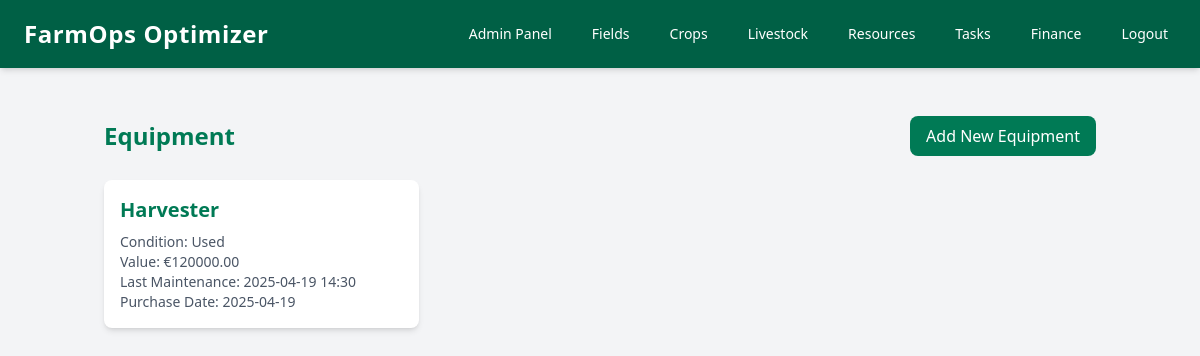
The page /resources/equipment-list/ (signed in) on the database as committed earlier.
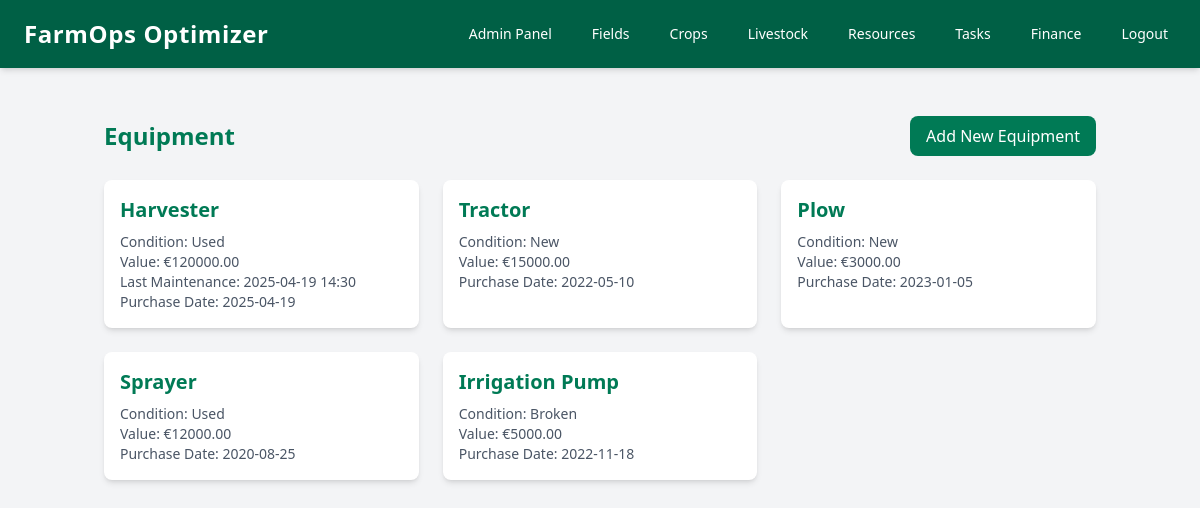
The same page on the database as committed later.
### resources/models.py (models this page shows, shortened)
class Equipment(models.Model):
    condition_choices = [
        ('NEW', 'New'),
        ('USED', 'Used'),
        ('BROKEN', 'Broken'),
    ]
    user = models.ForeignKey(User, on_delete=models.CASCADE, null=True)
    name = models.CharField(max_length=100, null=True, blank=True)
    value = models.DecimalField(max_digits=10, decimal_places=2, null=True, blank=True)
    last_maintenance_date = models.DateTimeField(null=True, blank=True)
    purchase_date = models.DateField(null=True, blank=True)
    condition = models.CharField(
        max_length=6,
        choices=condition_choices,
        default='NEW',
    )

### resources/views.py (the view)
# urls.py: path('equipment-list/', views.equipment_list, name='equipment_list'),
def equipment_list(request):
    equipment = Equipment.objects.filter(user=request.user)
    return render(request, 'resources/equipment_list.html', {'equipment': equipment})

### resources/templates/resources/equipment_list.html
{% extends 'base.html' %}
{% block content %}
  <div class="container mx-auto p-4">
    <div class="flex justify-between items-center mb-6">
      <h1 class="text-2xl font-semibold text-emerald-700">Equipment</h1>
      <a href="{% url 'resources:add_equipment' %}" class="inline-block bg-emerald-700 text-white py-2 px-4 rounded-lg hover:bg-emerald-800 transition-colors duration-300">
        Add New Equipment
      </a>
    </div>
    {% if equipment %}
      <div class="grid grid-cols-1 sm:grid-cols-2 md:grid-cols-3 gap-6">
        {% for item in equipment %}
          <a href="{% url 'resources:equipment_detail' item.id %}" class="block bg-white shadow-md rounded-lg p-4 hover:shadow-lg transition-shadow duration-300">
            <h2 class="text-xl font-bold text-emerald-700 mb-2">{{ item.name }}</h2>
            <p class="text-sm text-gray-600">Condition: <span class="font-medium">{{ item.get_condition_display }}</span></p>
            <p class="text-sm text-gray-600">Value: <span class="font-medium">€{{ item.value }}</span></p>
            {% if item.last_maintenance_date %}
            <p class="text-sm text-gray-600">Last Maintenance:
              <span class="font-medium">
                  {{ item.last_maintenance_date|date:"Y-m-d H:i" }}
              </span>
            </p>
            {% endif %}
            <p class="text-sm text-gray-600">Purchase Date:
              <span class="font-medium">
                {{ item.purchase_date|date:"Y-m-d" }}
              </span>
            </p>
          </a>
        {% endfor %}
      </div>
    {% else %}
      <p class="text-center text-gray-500">No equipment found.</p>
    {% endif %}
  </div>
{% endblock %}

Rows that differ between the two databases and show on the page:
added Equipment: name "Tractor", condition "New", value "15000.00", purchase_date "2022-05-10"
added Equipment: name "Plow", condition "New", value "3000.00", purchase_date "2023-01-05"
added Equipment: name "Sprayer", condition "Used", value "12000.00", purchase_date "2020-08-25"
added Equipment: name "Irrigation Pump", condition "Broken", value "5000.00", purchase_date "2022-11-18"
